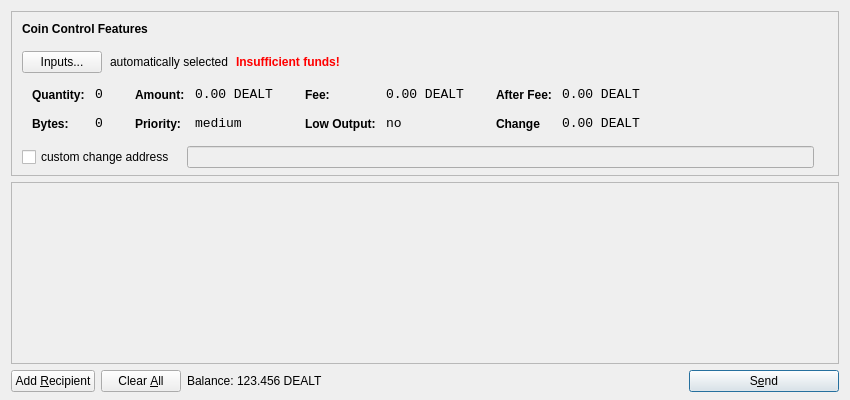
<?xml version="1.0" encoding="UTF-8"?>
<ui version="4.0">
 <class>SendCoinsDialog</class>
 <widget class="QDialog" name="SendCoinsDialog">
  <property name="geometry">
   <rect>
    <x>0</x>
    <y>0</y>
    <width>850</width>
    <height>400</height>
   </rect>
  </property>
  <property name="windowTitle">
   <string>Send Coins</string>
  </property>
  <layout class="QVBoxLayout" name="verticalLayout" stretch="0,1,0">
   <property name="bottomMargin">
    <number>8</number>
   </property>
   <item>
    <widget class="QFrame" name="frameCoinControl">
     <property name="sizePolicy">
      <sizepolicy hsizetype="Expanding" vsizetype="Expanding">
       <horstretch>0</horstretch>
       <verstretch>0</verstretch>
      </sizepolicy>
     </property>
     <property name="maximumSize">
      <size>
       <width>16777215</width>
       <height>16777215</height>
      </size>
     </property>
     <property name="frameShape">
      <enum>QFrame::StyledPanel</enum>
     </property>
     <property name="frameShadow">
      <enum>QFrame::Sunken</enum>
     </property>
     <layout class="QVBoxLayout" name="verticalLayoutCoinControl2">
      <property name="spacing">
       <number>-1</number>
      </property>
      <property name="leftMargin">
       <number>0</number>
      </property>
      <property name="topMargin">
       <number>0</number>
      </property>
      <property name="rightMargin">
       <number>0</number>
      </property>
      <property name="bottomMargin">
       <number>6</number>
      </property>
      <item>
       <layout class="QVBoxLayout" name="verticalLayoutCoinControl" stretch="0,0,0,0,1">
        <property name="spacing">
         <number>0</number>
        </property>
        <property name="leftMargin">
         <number>10</number>
        </property>
        <property name="topMargin">
         <number>10</number>
        </property>
        <item>
         <layout class="QHBoxLayout" name="horizontalLayoutCoinControl1">
          <property name="bottomMargin">
           <number>15</number>
          </property>
          <item>
           <widget class="QLabel" name="labelCoinControlFeatures">
            <property name="sizePolicy">
             <sizepolicy hsizetype="Preferred" vsizetype="Maximum">
              <horstretch>0</horstretch>
              <verstretch>0</verstretch>
             </sizepolicy>
            </property>
            <property name="font">
             <font>
              <weight>75</weight>
              <bold>true</bold>
             </font>
            </property>
            <property name="styleSheet">
             <string notr="true">font-weight:bold;</string>
            </property>
            <property name="text">
             <string>Coin Control Features</string>
            </property>
           </widget>
          </item>
         </layout>
        </item>
        <item>
         <layout class="QHBoxLayout" name="horizontalLayoutCoinControl2" stretch="0,0,0,0">
          <property name="spacing">
           <number>8</number>
          </property>
          <property name="bottomMargin">
           <number>10</number>
          </property>
          <item>
           <widget class="QPushButton" name="pushButtonCoinControl">
            <property name="styleSheet">
             <string notr="true"/>
            </property>
            <property name="text">
             <string>Inputs...</string>
            </property>
           </widget>
          </item>
          <item>
           <widget class="QLabel" name="labelCoinControlAutomaticallySelected">
            <property name="text">
             <string>automatically selected</string>
            </property>
            <property name="margin">
             <number>5</number>
            </property>
           </widget>
          </item>
          <item>
           <widget class="QLabel" name="labelCoinControlInsuffFunds">
            <property name="font">
             <font>
              <weight>75</weight>
              <bold>true</bold>
             </font>
            </property>
            <property name="styleSheet">
             <string notr="true">color:red;font-weight:bold;</string>
            </property>
            <property name="text">
             <string>Insufficient funds!</string>
            </property>
            <property name="margin">
             <number>5</number>
            </property>
           </widget>
          </item>
          <item>
           <spacer name="horizontalSpacerCoinControl">
            <property name="orientation">
             <enum>Qt::Horizontal</enum>
            </property>
            <property name="sizeHint" stdset="0">
             <size>
              <width>40</width>
              <height>1</height>
             </size>
            </property>
           </spacer>
          </item>
         </layout>
        </item>
        <item>
         <widget class="QWidget" name="widgetCoinControl" native="true">
          <property name="sizePolicy">
           <sizepolicy hsizetype="Preferred" vsizetype="Preferred">
            <horstretch>0</horstretch>
            <verstretch>0</verstretch>
           </sizepolicy>
          </property>
          <property name="minimumSize">
           <size>
            <width>0</width>
            <height>0</height>
           </size>
          </property>
          <property name="styleSheet">
           <string notr="true"/>
          </property>
          <layout class="QHBoxLayout" name="horizontalLayoutCoinControl5">
           <property name="margin">
            <number>0</number>
           </property>
           <item>
            <layout class="QHBoxLayout" name="horizontalLayoutCoinControl3" stretch="0,0,0,1">
             <property name="spacing">
              <number>20</number>
             </property>
             <property name="topMargin">
              <number>0</number>
             </property>
             <property name="bottomMargin">
              <number>10</number>
             </property>
             <item>
              <layout class="QFormLayout" name="formLayoutCoinControl1">
               <property name="horizontalSpacing">
                <number>10</number>
               </property>
               <property name="verticalSpacing">
                <number>14</number>
               </property>
               <property name="leftMargin">
                <number>10</number>
               </property>
               <property name="topMargin">
                <number>4</number>
               </property>
               <property name="rightMargin">
                <number>6</number>
               </property>
               <item row="0" column="0">
                <widget class="QLabel" name="labelCoinControlQuantityText">
                 <property name="styleSheet">
                  <string notr="true">font-weight:bold;</string>
                 </property>
                 <property name="text">
                  <string>Quantity:</string>
                 </property>
                 <property name="margin">
                  <number>0</number>
                 </property>
                </widget>
               </item>
               <item row="0" column="1">
                <widget class="QLabel" name="labelCoinControlQuantity">
                 <property name="font">
                  <font>
                   <family>Monospace</family>
                   <pointsize>10</pointsize>
                  </font>
                 </property>
                 <property name="cursor">
                  <cursorShape>IBeamCursor</cursorShape>
                 </property>
                 <property name="contextMenuPolicy">
                  <enum>Qt::ActionsContextMenu</enum>
                 </property>
                 <property name="text">
                  <string>0</string>
                 </property>
                 <property name="margin">
                  <number>0</number>
                 </property>
                 <property name="textInteractionFlags">
                  <set>Qt::LinksAccessibleByMouse|Qt::TextSelectableByKeyboard|Qt::TextSelectableByMouse</set>
                 </property>
                </widget>
               </item>
               <item row="1" column="0">
                <widget class="QLabel" name="labelCoinControlBytesText">
                 <property name="styleSheet">
                  <string notr="true">font-weight:bold;</string>
                 </property>
                 <property name="text">
                  <string>Bytes:</string>
                 </property>
                </widget>
               </item>
               <item row="1" column="1">
                <widget class="QLabel" name="labelCoinControlBytes">
                 <property name="font">
                  <font>
                   <family>Monospace</family>
                   <pointsize>10</pointsize>
                  </font>
                 </property>
                 <property name="cursor">
                  <cursorShape>IBeamCursor</cursorShape>
                 </property>
                 <property name="contextMenuPolicy">
                  <enum>Qt::ActionsContextMenu</enum>
                 </property>
                 <property name="text">
                  <string>0</string>
                 </property>
                 <property name="textInteractionFlags">
                  <set>Qt::LinksAccessibleByMouse|Qt::TextSelectableByKeyboard|Qt::TextSelectableByMouse</set>
                 </property>
                </widget>
               </item>
              </layout>
             </item>
             <item>
              <layout class="QFormLayout" name="formLayoutCoinControl2">
               <property name="horizontalSpacing">
                <number>10</number>
               </property>
               <property name="verticalSpacing">
                <number>14</number>
               </property>
               <property name="leftMargin">
                <number>6</number>
               </property>
               <property name="topMargin">
                <number>4</number>
               </property>
               <property name="rightMargin">
                <number>6</number>
               </property>
               <item row="0" column="0">
                <widget class="QLabel" name="labelCoinControlAmountText">
                 <property name="styleSheet">
                  <string notr="true">font-weight:bold;</string>
                 </property>
                 <property name="text">
                  <string>Amount:</string>
                 </property>
                 <property name="margin">
                  <number>0</number>
                 </property>
                </widget>
               </item>
               <item row="0" column="1">
                <widget class="QLabel" name="labelCoinControlAmount">
                 <property name="font">
                  <font>
                   <family>Monospace</family>
                   <pointsize>10</pointsize>
                  </font>
                 </property>
                 <property name="cursor">
                  <cursorShape>IBeamCursor</cursorShape>
                 </property>
                 <property name="contextMenuPolicy">
                  <enum>Qt::ActionsContextMenu</enum>
                 </property>
                 <property name="text">
                  <string>0.00 DEALT</string>
                 </property>
                 <property name="textInteractionFlags">
                  <set>Qt::LinksAccessibleByMouse|Qt::TextSelectableByKeyboard|Qt::TextSelectableByMouse</set>
                 </property>
                </widget>
               </item>
               <item row="1" column="0">
                <widget class="QLabel" name="labelCoinControlPriorityText">
                 <property name="styleSheet">
                  <string notr="true">font-weight:bold;</string>
                 </property>
                 <property name="text">
                  <string>Priority:</string>
                 </property>
                </widget>
               </item>
               <item row="1" column="1">
                <widget class="QLabel" name="labelCoinControlPriority">
                 <property name="font">
                  <font>
                   <family>Monospace</family>
                   <pointsize>10</pointsize>
                  </font>
                 </property>
                 <property name="cursor">
                  <cursorShape>IBeamCursor</cursorShape>
                 </property>
                 <property name="contextMenuPolicy">
                  <enum>Qt::ActionsContextMenu</enum>
                 </property>
                 <property name="text">
                  <string>medium</string>
                 </property>
                 <property name="textInteractionFlags">
                  <set>Qt::LinksAccessibleByMouse|Qt::TextSelectableByKeyboard|Qt::TextSelectableByMouse</set>
                 </property>
                </widget>
               </item>
              </layout>
             </item>
             <item>
              <layout class="QFormLayout" name="formLayoutCoinControl3">
               <property name="horizontalSpacing">
                <number>10</number>
               </property>
               <property name="verticalSpacing">
                <number>14</number>
               </property>
               <property name="leftMargin">
                <number>6</number>
               </property>
               <property name="topMargin">
                <number>4</number>
               </property>
               <property name="rightMargin">
                <number>6</number>
               </property>
               <item row="0" column="0">
                <widget class="QLabel" name="labelCoinControlFeeText">
                 <property name="styleSheet">
                  <string notr="true">font-weight:bold;</string>
                 </property>
                 <property name="text">
                  <string>Fee:</string>
                 </property>
                 <property name="margin">
                  <number>0</number>
                 </property>
                </widget>
               </item>
               <item row="0" column="1">
                <widget class="QLabel" name="labelCoinControlFee">
                 <property name="font">
                  <font>
                   <family>Monospace</family>
                   <pointsize>10</pointsize>
                  </font>
                 </property>
                 <property name="cursor">
                  <cursorShape>IBeamCursor</cursorShape>
                 </property>
                 <property name="contextMenuPolicy">
                  <enum>Qt::ActionsContextMenu</enum>
                 </property>
                 <property name="text">
                  <string>0.00 DEALT</string>
                 </property>
                 <property name="textInteractionFlags">
                  <set>Qt::LinksAccessibleByMouse|Qt::TextSelectableByKeyboard|Qt::TextSelectableByMouse</set>
                 </property>
                </widget>
               </item>
               <item row="1" column="0">
                <widget class="QLabel" name="labelCoinControlLowOutputText">
                 <property name="styleSheet">
                  <string notr="true">font-weight:bold;</string>
                 </property>
                 <property name="text">
                  <string>Low Output:</string>
                 </property>
                </widget>
               </item>
               <item row="1" column="1">
                <widget class="QLabel" name="labelCoinControlLowOutput">
                 <property name="font">
                  <font>
                   <family>Monospace</family>
                   <pointsize>10</pointsize>
                  </font>
                 </property>
                 <property name="cursor">
                  <cursorShape>IBeamCursor</cursorShape>
                 </property>
                 <property name="contextMenuPolicy">
                  <enum>Qt::ActionsContextMenu</enum>
                 </property>
                 <property name="text">
                  <string>no</string>
                 </property>
                 <property name="textInteractionFlags">
                  <set>Qt::LinksAccessibleByMouse|Qt::TextSelectableByKeyboard|Qt::TextSelectableByMouse</set>
                 </property>
                </widget>
               </item>
              </layout>
             </item>
             <item>
              <layout class="QFormLayout" name="formLayoutCoinControl4">
               <property name="horizontalSpacing">
                <number>10</number>
               </property>
               <property name="verticalSpacing">
                <number>14</number>
               </property>
               <property name="leftMargin">
                <number>6</number>
               </property>
               <property name="topMargin">
                <number>4</number>
               </property>
               <property name="rightMargin">
                <number>6</number>
               </property>
               <item row="0" column="0">
                <widget class="QLabel" name="labelCoinControlAfterFeeText">
                 <property name="styleSheet">
                  <string notr="true">font-weight:bold;</string>
                 </property>
                 <property name="text">
                  <string>After Fee:</string>
                 </property>
                 <property name="margin">
                  <number>0</number>
                 </property>
                </widget>
               </item>
               <item row="0" column="1">
                <widget class="QLabel" name="labelCoinControlAfterFee">
                 <property name="font">
                  <font>
                   <family>Monospace</family>
                   <pointsize>10</pointsize>
                  </font>
                 </property>
                 <property name="cursor">
                  <cursorShape>IBeamCursor</cursorShape>
                 </property>
                 <property name="contextMenuPolicy">
                  <enum>Qt::ActionsContextMenu</enum>
                 </property>
                 <property name="text">
                  <string>0.00 DEALT</string>
                 </property>
                 <property name="textInteractionFlags">
                  <set>Qt::LinksAccessibleByMouse|Qt::TextSelectableByKeyboard|Qt::TextSelectableByMouse</set>
                 </property>
                </widget>
               </item>
               <item row="1" column="0">
                <widget class="QLabel" name="labelCoinControlChangeText">
                 <property name="styleSheet">
                  <string notr="true">font-weight:bold;</string>
                 </property>
                 <property name="text">
                  <string>Change</string>
                 </property>
                </widget>
               </item>
               <item row="1" column="1">
                <widget class="QLabel" name="labelCoinControlChange">
                 <property name="font">
                  <font>
                   <family>Monospace</family>
                   <pointsize>10</pointsize>
                  </font>
                 </property>
                 <property name="cursor">
                  <cursorShape>IBeamCursor</cursorShape>
                 </property>
                 <property name="contextMenuPolicy">
                  <enum>Qt::ActionsContextMenu</enum>
                 </property>
                 <property name="text">
                  <string>0.00 DEALT</string>
                 </property>
                 <property name="textInteractionFlags">
                  <set>Qt::LinksAccessibleByMouse|Qt::TextSelectableByKeyboard|Qt::TextSelectableByMouse</set>
                 </property>
                </widget>
               </item>
              </layout>
             </item>
            </layout>
           </item>
          </layout>
         </widget>
        </item>
        <item>
         <layout class="QHBoxLayout" name="horizontalLayoutCoinControl4" stretch="0,0,0">
          <property name="spacing">
           <number>12</number>
          </property>
          <property name="sizeConstraint">
           <enum>QLayout::SetDefaultConstraint</enum>
          </property>
          <property name="topMargin">
           <number>5</number>
          </property>
          <property name="rightMargin">
           <number>5</number>
          </property>
          <item>
           <widget class="QCheckBox" name="checkBoxCoinControlChange">
            <property name="text">
             <string>custom change address</string>
            </property>
           </widget>
          </item>
          <item>
           <widget class="QLineEdit" name="lineEditCoinControlChange">
            <property name="enabled">
             <bool>false</bool>
            </property>
            <property name="sizePolicy">
             <sizepolicy hsizetype="Expanding" vsizetype="Fixed">
              <horstretch>0</horstretch>
              <verstretch>0</verstretch>
             </sizepolicy>
            </property>
           </widget>
          </item>
          <item>
           <widget class="QLabel" name="labelCoinControlChangeLabel">
            <property name="sizePolicy">
             <sizepolicy hsizetype="Preferred" vsizetype="Expanding">
              <horstretch>0</horstretch>
              <verstretch>0</verstretch>
             </sizepolicy>
            </property>
            <property name="minimumSize">
             <size>
              <width>0</width>
              <height>0</height>
             </size>
            </property>
            <property name="text">
             <string/>
            </property>
            <property name="margin">
             <number>3</number>
            </property>
           </widget>
          </item>
         </layout>
        </item>
        <item>
         <spacer name="verticalSpacerCoinControl">
          <property name="orientation">
           <enum>Qt::Vertical</enum>
          </property>
          <property name="sizeHint" stdset="0">
           <size>
            <width>800</width>
            <height>1</height>
           </size>
          </property>
         </spacer>
        </item>
       </layout>
      </item>
     </layout>
    </widget>
   </item>
   <item>
    <widget class="QScrollArea" name="scrollArea">
     <property name="widgetResizable">
      <bool>true</bool>
     </property>
     <widget class="QWidget" name="scrollAreaWidgetContents">
      <property name="geometry">
       <rect>
        <x>0</x>
        <y>0</y>
        <width>830</width>
        <height>165</height>
       </rect>
      </property>
      <layout class="QVBoxLayout" name="verticalLayout_2">
       <property name="margin">
        <number>0</number>
       </property>
       <item>
        <layout class="QVBoxLayout" name="entries">
         <property name="spacing">
          <number>6</number>
         </property>
        </layout>
       </item>
       <item>
        <spacer name="verticalSpacer">
         <property name="orientation">
          <enum>Qt::Vertical</enum>
         </property>
         <property name="sizeHint" stdset="0">
          <size>
           <width>20</width>
           <height>40</height>
          </size>
         </property>
        </spacer>
       </item>
      </layout>
     </widget>
    </widget>
   </item>
   <item>
    <layout class="QHBoxLayout" name="horizontalLayout">
     <item>
      <widget class="QPushButton" name="addButton">
       <property name="toolTip">
        <string>Send to multiple recipients at once</string>
       </property>
       <property name="text">
        <string>Add &amp;Recipient</string>
       </property>
       <property name="icon">
        <iconset resource="../bitcoin.qrc">
         <normaloff>:/icons/add</normaloff>:/icons/add</iconset>
       </property>
       <property name="autoDefault">
        <bool>false</bool>
       </property>
      </widget>
     </item>
     <item>
      <widget class="QPushButton" name="clearButton">
       <property name="sizePolicy">
        <sizepolicy hsizetype="Minimum" vsizetype="Fixed">
         <horstretch>0</horstretch>
         <verstretch>0</verstretch>
        </sizepolicy>
       </property>
       <property name="toolTip">
        <string>Remove all transaction fields</string>
       </property>
       <property name="text">
        <string>Clear &amp;All</string>
       </property>
       <property name="icon">
        <iconset resource="../bitcoin.qrc">
         <normaloff>:/icons/remove</normaloff>:/icons/remove</iconset>
       </property>
       <property name="autoRepeatDelay">
        <number>300</number>
       </property>
       <property name="autoDefault">
        <bool>false</bool>
       </property>
      </widget>
     </item>
     <item>
      <layout class="QHBoxLayout" name="horizontalLayout_2">
       <property name="spacing">
        <number>3</number>
       </property>
       <item>
        <widget class="QLabel" name="label">
         <property name="sizePolicy">
          <sizepolicy hsizetype="Preferred" vsizetype="Fixed">
           <horstretch>0</horstretch>
           <verstretch>0</verstretch>
          </sizepolicy>
         </property>
         <property name="text">
          <string>Balance:</string>
         </property>
        </widget>
       </item>
       <item>
        <widget class="QLabel" name="labelBalance">
         <property name="sizePolicy">
          <sizepolicy hsizetype="Preferred" vsizetype="Fixed">
           <horstretch>0</horstretch>
           <verstretch>0</verstretch>
          </sizepolicy>
         </property>
         <property name="cursor">
          <cursorShape>IBeamCursor</cursorShape>
         </property>
         <property name="text">
          <string>123.456 DEALT</string>
         </property>
         <property name="textInteractionFlags">
          <set>Qt::LinksAccessibleByMouse|Qt::TextSelectableByKeyboard|Qt::TextSelectableByMouse</set>
         </property>
        </widget>
       </item>
      </layout>
     </item>
     <item>
      <spacer name="horizontalSpacer">
       <property name="orientation">
        <enum>Qt::Horizontal</enum>
       </property>
       <property name="sizeHint" stdset="0">
        <size>
         <width>40</width>
         <height>20</height>
        </size>
       </property>
      </spacer>
     </item>
     <item>
      <widget class="QPushButton" name="sendButton">
       <property name="minimumSize">
        <size>
         <width>150</width>
         <height>0</height>
        </size>
       </property>
       <property name="toolTip">
        <string>Confirm the send action</string>
       </property>
       <property name="text">
        <string>S&amp;end</string>
       </property>
       <property name="icon">
        <iconset resource="../bitcoin.qrc">
         <normaloff>:/icons/send</normaloff>:/icons/send</iconset>
       </property>
       <property name="default">
        <bool>true</bool>
       </property>
      </widget>
     </item>
    </layout>
   </item>
  </layout>
 </widget>
 <resources>
  <include location="../bitcoin.qrc"/>
 </resources>
 <connections/>
</ui>
